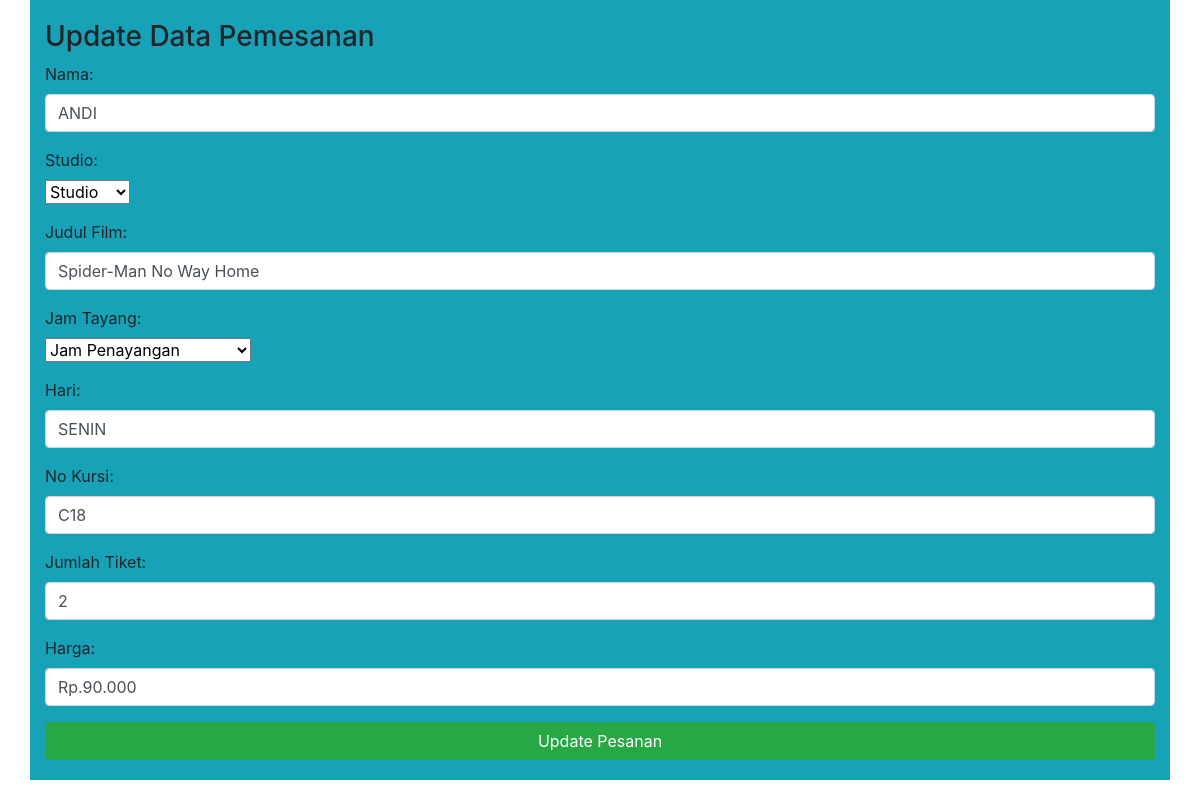
The app's page /editform.php?id=P123321 with its own data.
### tables this page shows
CREATE TABLE `pemesanantiket` (
  `Id_pengguna` varchar(40) NOT NULL,
  `Nama` varchar(255) DEFAULT NULL,
  `Studio` int(5) DEFAULT NULL,
  `Judul_film` varchar(255) DEFAULT NULL,
  `Jam_tayang` varchar(40) DEFAULT NULL,
  `Hari` varchar(40) DEFAULT NULL,
  `No_kursi` varchar(40) DEFAULT NULL,
  `Jumlah_tiket` int(10) DEFAULT NULL,
  `Harga` varchar(255) DEFAULT NULL
);

### editform.php (the view, shortened to what this page needs)
<!DOCTYPE html>
<html lang="en">
<head>
	<link rel="stylesheet" href="bootstrap/css/bootstrap.css">
</head>
<body>
<?php
$id = $_GET['id'];
include('koneksi.php');
$query = "SELECT * FROM pemesanantiket WHERE Id_pengguna='$id'";
$result = mysqli_query($conn, $query);
?>
<div class="container bg-info" style="padding-top: 20px; padding-bottom: 20px;">
	<h3>Update Data Pemesanan</h3>
	<form role="form" action="edit.php" method="get">
		<?php
		while ($row = mysqli_fetch_assoc($result)) {
		?>
		        <div class="form-group">
                        <label>Nama:</label>
                        <input type="text" name="Nama" class="form-control" value="<?php echo $row['Nama']; ?>" placeholder="Masukan Nama" required/>
                    </div>
                    <div class="form-group">
                        <label>Studio:</label>
                            <div>
                            <select  name="Studio" class="form-select"  value="<?php echo $row['Studio']; ?>" aria-label="Default select example"  >
                            <option selected>Studio</option>
                            </select>
                            </div>
                    </div>
                    <div class="form-group">
                        <label>Judul Film:</label>
                        <input type="text" name="Judul_film" class="form-control" value="<?php echo $row['Judul_film']; ?>" placeholder="Masukan Judul Film" required/>
                    </div>
                    <div class="form-group">
                        <label>Jam Tayang:</label>
                            <div>
                            <select  name="Jam_tayang" class="form-select" value="<?php echo $row['Jam_tayang']; ?>" aria-label="Default select example"  >
                            <option selected>Jam Penayangan</option>
                            </select>
                            </div>
                    </div>
                    <div class="form-group">
                        <label>Hari:</label>
                        <input type="text" name="Hari" class="form-control" value="<?php echo $row['Hari']; ?>" placeholder="Masukan Hari" required/>
                    </div>
                    <div class="form-group">
                        <label>No Kursi:</label>
                        <input type="text" name="No_kursi" class="form-control" value="<?php echo $row['No_kursi']; ?>" placeholder="Masukan No Kursi" required/>
                    </div>
                    <div class="form-group">
                        <label>Jumlah Tiket:</label>
                        <input type="text" name="Jumlah_tiket" class="form-control" value="<?php echo $row['Jumlah_tiket']; ?>" placeholder="Masukan Jumlah Tiket" required/>
                    </div>
                    <div class="form-group">
                        <label>Harga:</label>
                        <input type="text" name="Harga" class="form-control" value="<?php echo $row['Harga']; ?>" placeholder="Masukan Harga" required/>
                    </div>
		        <button type="submit" class="btn btn-success btn-block">Update Pesanan</button>
		<?php
		}
		?>
	</form>
</div>
</body>
</html>

### records on screen
pemesanantiket: Nama "ANDI", Studio "Studio", Judul_film "Spider-Man No Way Home", Jam_tayang "Jam Penayangan", Hari "SENIN", No_kursi "C18", Jumlah_tiket "2", Harga "Rp.90.000"
